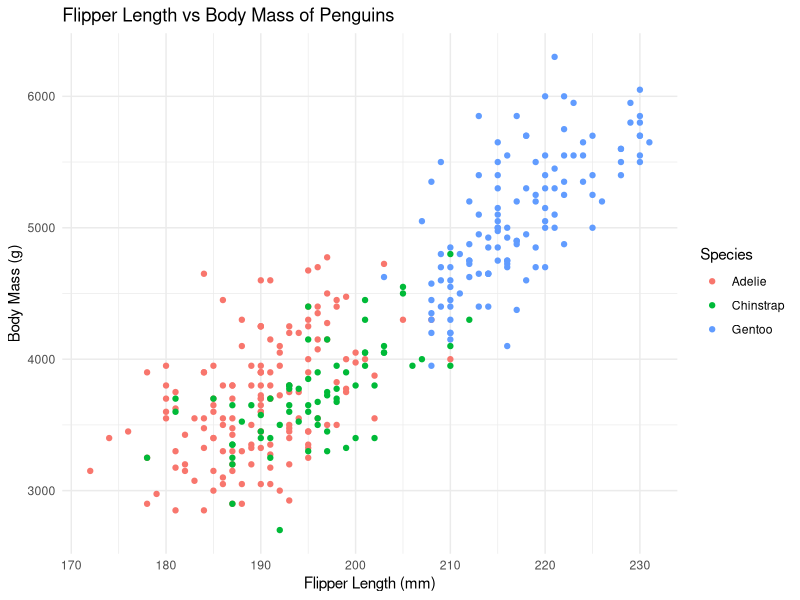

This figure's R source:
library(palmerpenguins)
library(ggplot2)

# Just to inspect the data if you want
# View(penguins)  # optional

# Scatter plot
print(ggplot(data = penguins, aes(x = flipper_length_mm, y = body_mass_g)) +
    geom_point(aes(color = species)) +
    labs(
        title = "Flipper Length vs Body Mass of Penguins",
        x = "Flipper Length (mm)",
        y = "Body Mass (g)",
        color = "Species"
    ) +
    theme_minimal())